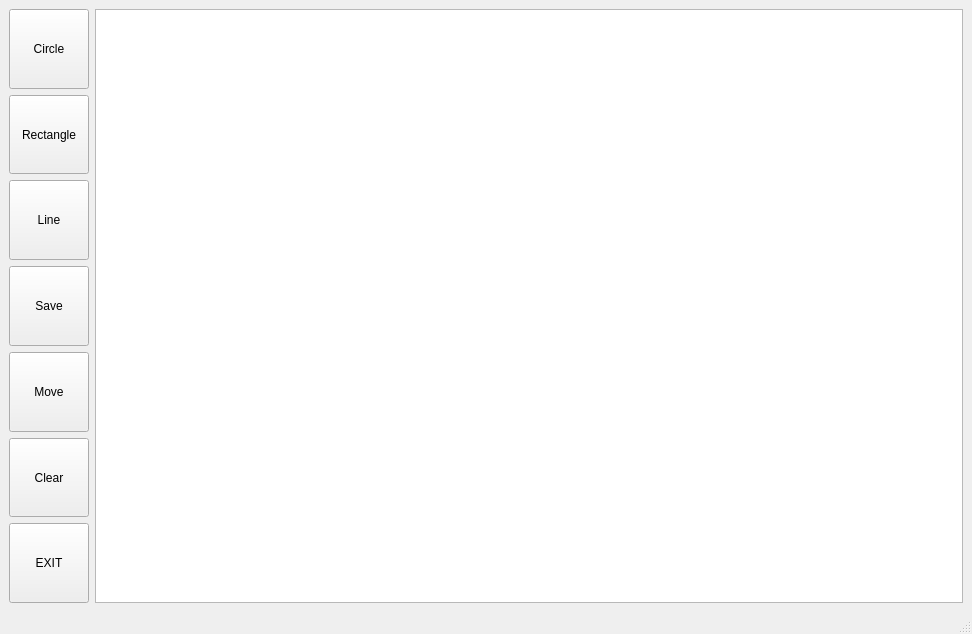
<?xml version="1.0" encoding="UTF-8"?>
<ui version="4.0">
 <class>MainWindow</class>
 <widget class="QMainWindow" name="MainWindow">
  <property name="geometry">
   <rect>
    <x>0</x>
    <y>0</y>
    <width>972</width>
    <height>634</height>
   </rect>
  </property>
  <property name="windowTitle">
   <string>MainWindow</string>
  </property>
  <widget class="QWidget" name="centralwidget">
   <layout class="QGridLayout" name="gridLayout">
    <item row="0" column="1">
     <widget class="QGraphicsView" name="graphicsView"/>
    </item>
    <item row="0" column="0">
     <layout class="QVBoxLayout" name="verticalLayout">
      <item>
       <widget class="QPushButton" name="myCirclebutton">
        <property name="sizePolicy">
         <sizepolicy hsizetype="Minimum" vsizetype="Expanding">
          <horstretch>0</horstretch>
          <verstretch>0</verstretch>
         </sizepolicy>
        </property>
        <property name="styleSheet">
         <string notr="true">QPushButton::pressed{
background-color: #FFC0CB;
border: 1px solid gray;
padding: 3px;

}</string>
        </property>
        <property name="text">
         <string>Circle</string>
        </property>
       </widget>
      </item>
      <item>
       <widget class="QPushButton" name="myRectButton">
        <property name="sizePolicy">
         <sizepolicy hsizetype="Minimum" vsizetype="Expanding">
          <horstretch>0</horstretch>
          <verstretch>0</verstretch>
         </sizepolicy>
        </property>
        <property name="styleSheet">
         <string notr="true">QPushButton::pressed{
background-color: #FFC0CB;
border: 1px solid gray;
padding: 3px;

}</string>
        </property>
        <property name="text">
         <string>Rectangle</string>
        </property>
       </widget>
      </item>
      <item>
       <widget class="QPushButton" name="myLineButton">
        <property name="sizePolicy">
         <sizepolicy hsizetype="Minimum" vsizetype="Expanding">
          <horstretch>0</horstretch>
          <verstretch>0</verstretch>
         </sizepolicy>
        </property>
        <property name="styleSheet">
         <string notr="true">QPushButton::pressed{
background-color: #FFC0CB;
border: 1px solid gray;
padding: 3px;

}</string>
        </property>
        <property name="text">
         <string>Line</string>
        </property>
       </widget>
      </item>
      <item>
       <widget class="QPushButton" name="mySaveButton">
        <property name="sizePolicy">
         <sizepolicy hsizetype="Minimum" vsizetype="Expanding">
          <horstretch>0</horstretch>
          <verstretch>0</verstretch>
         </sizepolicy>
        </property>
        <property name="styleSheet">
         <string notr="true">QPushButton::pressed{
background-color: #FFC0CB;
border: 1px solid gray;
padding: 3px;

}</string>
        </property>
        <property name="text">
         <string>Save</string>
        </property>
       </widget>
      </item>
      <item>
       <widget class="QPushButton" name="myMoveButton">
        <property name="sizePolicy">
         <sizepolicy hsizetype="Minimum" vsizetype="Expanding">
          <horstretch>0</horstretch>
          <verstretch>0</verstretch>
         </sizepolicy>
        </property>
        <property name="styleSheet">
         <string notr="true">QPushButton::pressed{
background-color: #FFC0CB;
border: 1px solid gray;
padding: 3px;

}</string>
        </property>
        <property name="text">
         <string>Move</string>
        </property>
       </widget>
      </item>
      <item>
       <widget class="QPushButton" name="clearButton">
        <property name="sizePolicy">
         <sizepolicy hsizetype="Minimum" vsizetype="Expanding">
          <horstretch>0</horstretch>
          <verstretch>0</verstretch>
         </sizepolicy>
        </property>
        <property name="styleSheet">
         <string notr="true">QPushButton::pressed{
background-color: #FFC0CB;
border: 1px solid gray;
padding: 3px;

}</string>
        </property>
        <property name="text">
         <string>Clear</string>
        </property>
       </widget>
      </item>
      <item>
       <widget class="QPushButton" name="myExitButton">
        <property name="sizePolicy">
         <sizepolicy hsizetype="Minimum" vsizetype="Expanding">
          <horstretch>0</horstretch>
          <verstretch>0</verstretch>
         </sizepolicy>
        </property>
        <property name="text">
         <string>EXIT</string>
        </property>
       </widget>
      </item>
     </layout>
    </item>
   </layout>
  </widget>
  <widget class="QMenuBar" name="menubar">
   <property name="geometry">
    <rect>
     <x>0</x>
     <y>0</y>
     <width>972</width>
     <height>24</height>
    </rect>
   </property>
  </widget>
  <widget class="QStatusBar" name="statusbar"/>
 </widget>
 <resources/>
 <connections/>
</ui>
